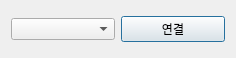
<?xml version="1.0" encoding="UTF-8"?>
<ui version="4.0">
 <class>ConnectDialog</class>
 <widget class="QDialog" name="ConnectDialog">
  <property name="geometry">
   <rect>
    <x>0</x>
    <y>0</y>
    <width>236</width>
    <height>58</height>
   </rect>
  </property>
  <property name="windowTitle">
   <string>USB 연결</string>
  </property>
  <layout class="QGridLayout" name="gridLayout">
   <item row="0" column="0">
    <widget class="QComboBox" name="cbCom"/>
   </item>
   <item row="0" column="1">
    <widget class="QPushButton" name="btnConnect">
     <property name="text">
      <string>연결</string>
     </property>
    </widget>
   </item>
  </layout>
 </widget>
 <resources/>
 <connections/>
</ui>
